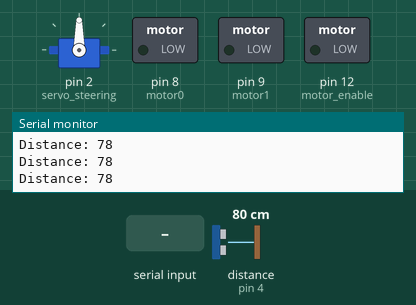
Simulated run of this sketch. Board: Arduino Uno, built with avr-gcc and run on an emulated ATmega328P. Parts: servo, switched loads named in the sketch (green lamp = pin HIGH), the last lines printed to the serial monitor. Wiring (inferred from the names in the program): ultrasonic range finder: trigger pin 7; echo pin 4. Inputs (shaded band) come from the test bench; at power-on: distance to the obstacle (sensor on pin 4) 80 cm. The echo pulse lasts 58.3 µs per cm; pins used as bus, display or sensor lines are not drawn.

Above: at 1.2 s.
1.3 s: "L" received over Serial
At 2.0 s:
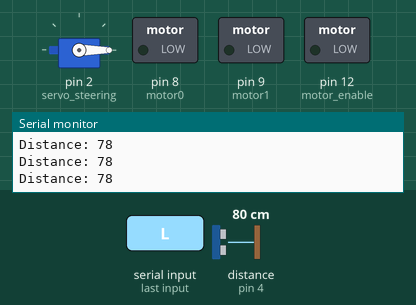
3.0 s: "F" received over Serial
At 4.3 s:
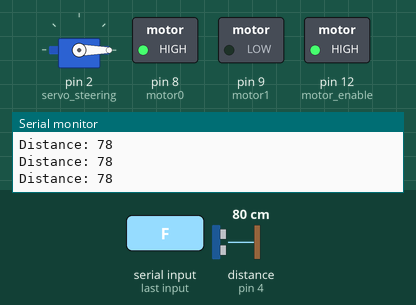
4.6 s: "R" received over Serial
At 5.5 s:
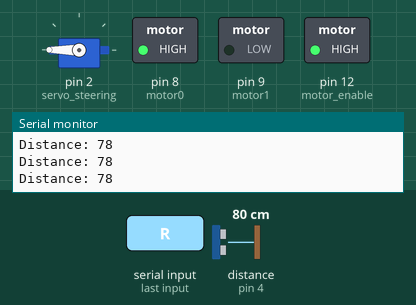
6.1 s: "G" received over Serial
At 6.5 s:
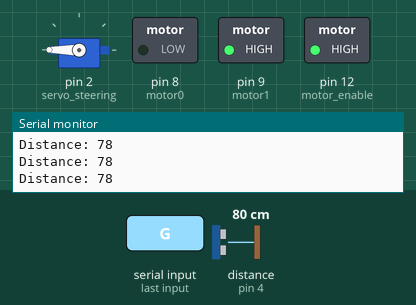
7.7 s: "Y" received over Serial
At 8.9 s:
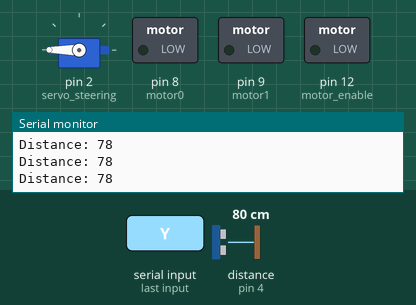
9.2 s: "X" received over Serial
At 10.3 s:
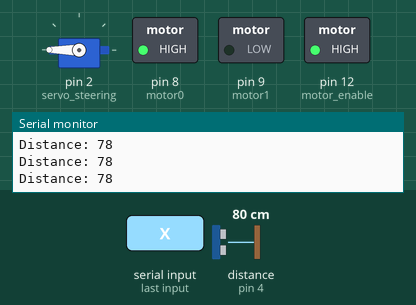
Timing chart, 0 to 11.7 s (numbered marks = the images above; inputs shaded):
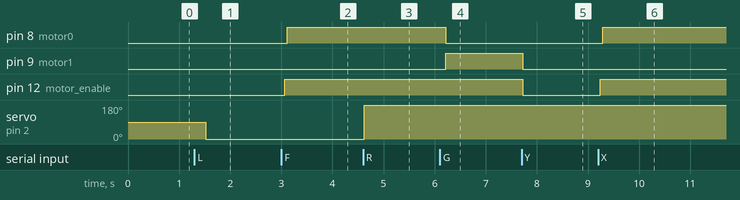

Measured:
- after the input at 1.3 s, servo on pin 2 (servo_steering): 90° → 0° after 0.22 s
- after the input at 3.0 s, pin 8 (motor0): LOW → HIGH after 0.12 s; pin 12 (motor_enable): LOW → HIGH after 0.07 s
- after the input at 4.6 s, servo on pin 2 (servo_steering): 0° → 180° at once
- after the input at 6.1 s, pin 8 (motor0): HIGH → LOW after 0.11 s; pin 9 (motor1): LOW → HIGH after 0.11 s
- after the input at 7.7 s, pin 9 (motor1), pin 12 (motor_enable): HIGH → LOW at once
- after the input at 9.2 s, pin 8 (motor0): LOW → HIGH after 0.09 s; pin 12 (motor_enable): LOW → HIGH at once

The sketch:

sketch_jun06a.ino
```cpp
  #include <Servo.h>

String message; //string that stores the incoming message from bluetooth

int bt0 = 0; //RX
int bt1 = 1; //TX

int echoPin = 4; //Ultrasound sensor echo pin
int trigPin = 7; //Ultrasound trigger pin

int motor0 = 8; //Rear motor right
int motor1 = 9; //Rear motor left
int motor_enable = 12;

Servo servo_steering;


void setup() {

  Serial.begin(9600);
  Serial.setTimeout(5);

  servo_steering.attach(2);
  servo_steering.detach();

  pinMode(echoPin, INPUT);
  pinMode(trigPin, OUTPUT);
  pinMode(motor0, OUTPUT);
  pinMode(motor1, OUTPUT);
  pinMode(motor_enable, OUTPUT);


}

void loop() {

    long duration;
    int distance;

    // Clears the trigPin
    digitalWrite(trigPin, LOW);
    delayMicroseconds(2);

    // Sets the trigPin on HIGH state for 10 micro seconds
    digitalWrite(trigPin, HIGH);
    delayMicroseconds(10);
    digitalWrite(trigPin, LOW);

    // Reads the echoPin, returns the sound wave travel time in microseconds
    duration = pulseIn(echoPin, HIGH);

    // Calculating the distance
    distance= duration*0.034/2;

    // Prints the distance on the Serial Monitor
    Serial.print("Distance: ");
    Serial.println(distance);

/*
 * Motor control code
 * While-loop reads if there's any data from serial monitor
 * -> Bluetooth-commands are written in serial monitor from your mobile phone
 * Message is character where string from serial monitor is stored
 * From mobile app you can send these strings (Arduino )
 *
 */


    while(Serial.available() > 0){//while there is data available on the serial monitor
      message = char(Serial.read()); //store string from serial command

      // left
      if(message == "L"){
        servo_steering.attach(2);
        servo_steering.write(0);
        delay(30); // How long will steering wheels turn in [ms], 200ms=60 degrees, 30ms = ~10 degrees
        servo_steering.detach();
      }

      //right
      else if( message == "R"){
        servo_steering.attach(2);
        servo_steering.write(180);
        delay(30);
        servo_steering.detach();
      }

      //forward
      else if( message == "X" or message == "F"){ // or message == "F"
        digitalWrite(motor_enable, HIGH);
        delay(50); //Let ENABLE signal get high in Motor_control
        digitalWrite(motor0, HIGH);
        digitalWrite(motor1, LOW);
        delay(1500);
      }

      //backward
      else if(message == "G"){ // or message == "G"
        digitalWrite(motor_enable, HIGH);
        delay(50);
        digitalWrite(motor0, LOW);
        digitalWrite(motor1, HIGH);
        delay(1000);

      }

      //stop
      else if (message == "Y" or message == "S"){
      digitalWrite(motor0, LOW);
      digitalWrite(motor1, LOW);
      digitalWrite(motor_enable, LOW);
      message="";
      }

      //reset
      else {
      digitalWrite(motor0, LOW);
      digitalWrite(motor1, LOW);
      digitalWrite(motor_enable, LOW);
      message="";
      }


    }

    delay(500); //delay
}
```
